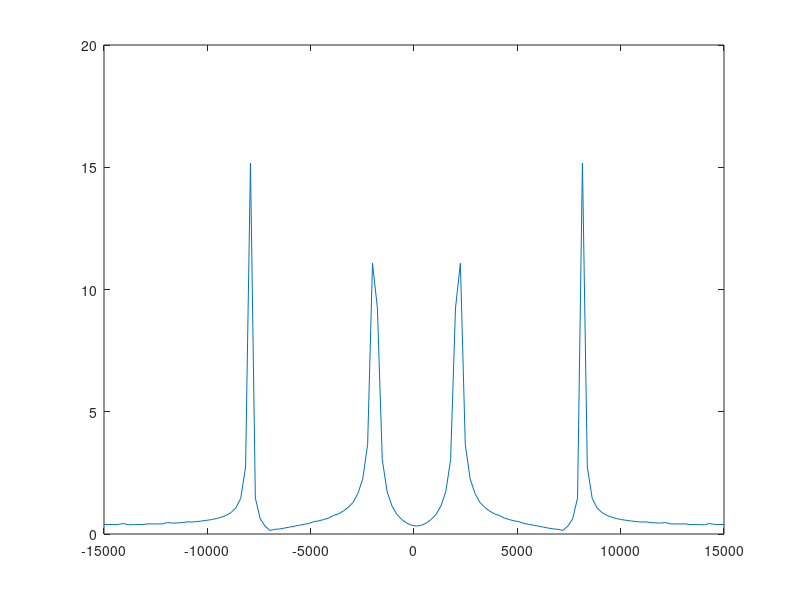

The MATLAB source for this figure: (Note: this script raises an error after producing the figure.)
clear all
clc

Fs=30e3;
t=(1:128)*1/Fs;
f1=3e3;
f2=5e3;

% Define signals
s1=cos(2*pi*f1*t);
s2=cos(2*pi*f2*t);

s1FPGA=round(s1*128);
s1FPGA(s1FPGA==128)=127;

s2FPGA=round(s2*128);
s2FPGA(s2FPGA==128)=127;

% The following code writes the values of the signals to the Command
% window so that you may copy these values to your VHDL code
fprintf('\n');
for k=1:length(s1FPGA)
    fprintf('%d,',s1FPGA(k));
end
fprintf('\n');
for k=1:length(s2FPGA)
    fprintf('%d,',s2FPGA(k));
end

% Modify the code below so that the two multiplication results from
% MATLAB and VHDL checks
mult_out=s1FPGA.*s2FPGA;

% Mult result is 16 bits, for truncation MSB 8 bits are used so result
% is shifted by 8 bits equivalently divided to 256
mult_out = mult_out/2^8;

%%%TODO 128-point FFT
% kontrol ediniz
f = (Fs/2) * linspace(-1,1,128);
M = fftshift(fft(mult_out))/128;
plot(f,abs(M));
hold on;

sim_results = importdata('fft_output.txt')';	% fft results from FPGA
f_FPGA = (50e3/2) * linspace(-1,1,128);
plot(f_FPGA,sim_results,'r');